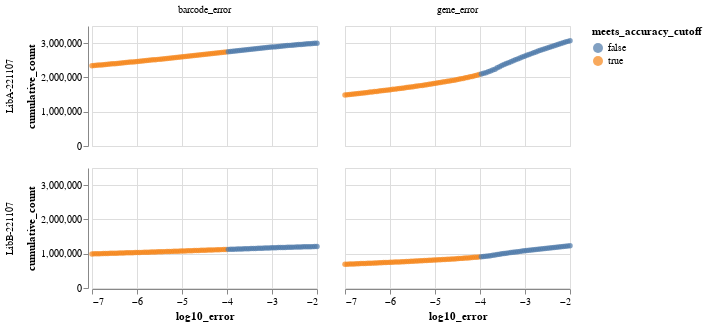

This figure's notebook cell:
### Markdown cell above
## Filter CCSs for accuracy

Plot the gene and barcode accuracy for each CCS, and only keep those above an accuracy threshold:

### Code cell
max_error_rate = config["max_ccs_error_rate"]  # require error rate <= this to keep CCS

log10_error_floor = -7  # error rates less than this set to this for plotting
log10_error_ceil = -2  # error rates greater than this set to this for plotting
nbins = 100  # bins for cumulative fraction plot

# calculate error rates
aligned_ccs = aligned_ccs.assign(
    gene_error=lambda x: 1 - x["gene_accuracy"],
    barcode_error=lambda x: 1 - x["barcode_accuracy"],
)

# calculate cumulative frequencies on log error rates
cumfrac = (
    aligned_ccs.melt(
        id_vars=["query_name", "pacbioRun"],
        value_vars=["barcode_error", "gene_error"],
        value_name="error",
    )
    .assign(log10_error=lambda x: numpy.log10(x["error"]).clip(lower=log10_error_floor))
    .groupby(["variable", "pacbioRun"])
    .apply(
        lambda g: pd.DataFrame(
            {
                "cumulative_count": scipy.stats.cumfreq(
                    g["log10_error"],
                    numbins=nbins,
                    defaultreallimits=(log10_error_floor, log10_error_ceil),
                )[0],
                "log10_error": numpy.linspace(
                    log10_error_floor, log10_error_ceil, nbins
                ),
            }
        )
    )
    .assign(
        meets_accuracy_cutoff=lambda x: x["log10_error"] <= numpy.log10(max_error_rate),
        cumulative_fraction=lambda x: x["cumulative_count"] / len(aligned_ccs),
    )
    .reset_index()
)

# plot cumulative frequencies
cumfrac_chart = (
    alt.Chart(cumfrac)
    .encode(
        x=alt.X(
            "log10_error",
            scale=alt.Scale(zero=False),
        ),
        y="cumulative_count",
        color="meets_accuracy_cutoff",
        column=alt.Column("variable", title=None),
        row=alt.Row("pacbioRun", title=None),
        tooltip=[
            alt.Tooltip("log10_error", format=".3f"),
            alt.Tooltip("cumulative_fraction", format=".3f"),
            alt.Tooltip("cumulative_count", format=".4g"),
        ],
    )
    .mark_point(filled=True, size=30)
    .properties(width=225, height=120)
)
display(cumfrac_chart)

### Figure 1 — Vega-Lite specification as saved in the notebook (floating-point values rounded to 4 significant figures; data arrays with more than 128 entries replaced by an {"elided": "..."} marker saying what was removed)
{"config": {"view": {"continuousWidth": 300, "continuousHeight": 300}}, "data": {"name": "data-9932337001e73b5cce958a9750044046"}, "mark": {"type": "point", "filled": true, "size": 30}, "encoding": {"color": {"field": "meets_accuracy_cutoff", "type": "nominal"}, "column": {"field": "variable", "title": null, "type": "nominal"}, "row": {"field": "pacbioRun", "title": null, "type": "nominal"}, "tooltip": [{"field": "log10_error", "format": ".3f", "type": "quantitative"}, {"field": "cumulative_fraction", "format": ".3f", "type": "quantitative"}, {"field": "cumulative_count", "format": ".4g", "type": "quantitative"}], "x": {"field": "log10_error", "scale": {"zero": false}, "type": "quantitative"}, "y": {"field": "cumulative_count", "type": "quantitative"}}, "height": 120, "width": 225, "$schema": "https://vega.github.io/schema/vega-lite/v5.8.0.json", "datasets": {"data-9932337001e73b5cce958a9750044046": {"elided": "400 records"}}}
